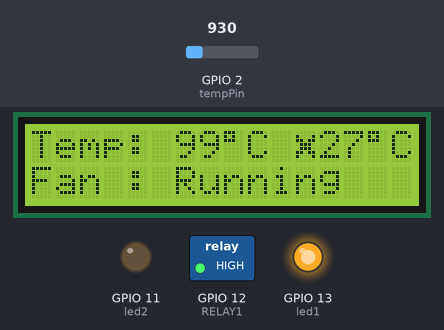
Recording of a sketch running on a simulated ESP32-S3. Shown: 16×2 character LCD, switched loads named in the sketch (green lamp = pin HIGH), output pins drawn as LEDs (lit = HIGH). The test bench sets the inputs (shaded band); at power-on: GPIO 2 (tempPin) = 930.

Above: at 3.2 s.
3.3 s: GPIO 2 (tempPin) set to 1004
At 4.5 s:
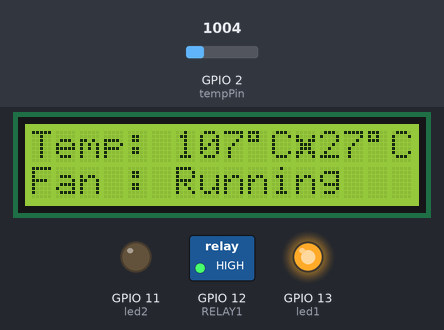
4.8 s: GPIO 2 (tempPin) set to 883
At 5.7 s:
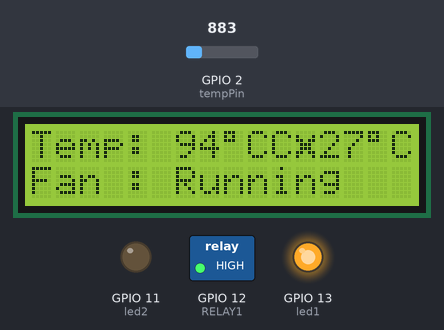
6.3 s: GPIO 2 (tempPin) set to 809
At 6.9 s:
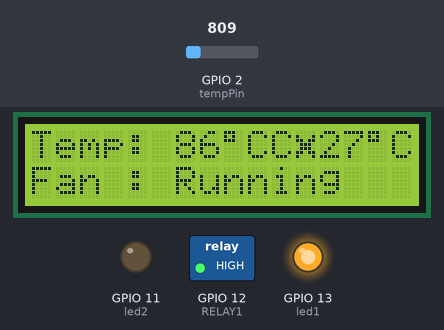
Timing chart, 0 to 9.3 s (numbered marks = the images above; inputs shaded):
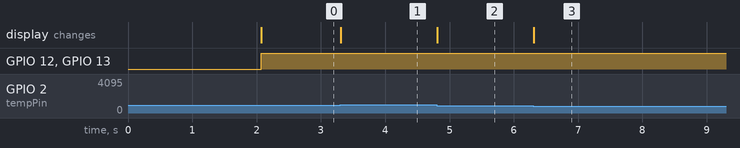

Measured:
- the behaviour switches between 931 and 930 on GPIO 2 (tempPin) (found by bisection; images 1 and 2)
- after the input at 3.3 s, the display: changes at once (image 1)
- after the input at 4.8 s, the display: changes at once (image 2)
- after the input at 6.3 s, the display: changes at once (image 3)

The sketch:

main.ino
```cpp
#include <WiFi.h>
#include <WiFiClient.h>
#include <WiFiServer.h>
#include <WiFiUdp.h>

#include <LiquidCrystal.h>

LiquidCrystal lcd(8, 9, 4, 5, 6, 7);

float tempPin = A1; // the output pin of LM35
int RELAY1 = 12;  // the output pin of relay
int led1 = 13;    // led pin
int led2 = 11;    // led pin
float temp;
int tempDisp;
int tempMin = 29; // the temperature to start the fan
int fanRunning = 0;
String fanLCD;

byte customChar[8] = {
  0b00000,
  0b10001,
  0b11011,
  0b01110,
  0b01110,
  0b11011,
  0b10001,
  0b00000
};

void setup() {
  analogReference(INTERNAL);
  pinMode(led1, OUTPUT);
  pinMode(led2, OUTPUT);
  pinMode(tempPin, INPUT);
  pinMode(RELAY1, OUTPUT);
  lcd.createChar(0, customChar);
  lcd.begin(16, 2);
  lcd.setCursor(0, 0);
  lcd.print("Temp Fan Control");
  lcd.setCursor(0, 1);
  lcd.print("Version 1.3");
  delay(2000);
  lcd.clear();
}

void loop() {

  temp = readTemp();  // get the temperature
  tempDisp = temp;

  if (temp < tempMin) { // if temp is lower than minimum temp
    if (fanRunning == 1) {
      tempMin = tempMin + 2;
      fanRunning = 0;
    }
    fanLCD = "Standby";
    digitalWrite(RELAY1, LOW);
    digitalWrite(led1, LOW);
    digitalWrite(led2, HIGH);
  } else { // if temperature is higher than minimum temp
    fanLCD = "Running";
    if (fanRunning == 0) {
      tempMin = tempMin - 2;
      fanRunning = 1;
    }
    digitalWrite(RELAY1, HIGH);
    digitalWrite(led1, HIGH);  // turn on led
    digitalWrite(led2, LOW);  // turn on led
  }

  lcd.setCursor(0, 0);
  lcd.print("Temp: ");
  lcd.print(tempDisp);      // display the temperature
  lcd.print((char)223);
  lcd.print("C");
  lcd.setCursor(11, 0);
  if (fanRunning == 1) {
    lcd.write((uint8_t)0);
    lcd.print(tempMin);
    lcd.print((char)223);
    lcd.print("C ");
  }
  else {
    lcd.print("     ");
  }
  lcd.setCursor(0, 1);  // move cursor to next line
  lcd.print("Fan : ");
  lcd.print(fanLCD);    // display the fan status
}

float readTemp() {  // get the temperature and convert it to celsius
  temp = analogRead(tempPin);
  return temp / 9.31;
}
```
